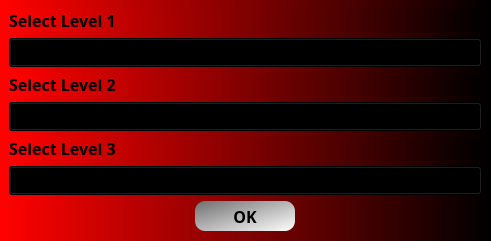
<?xml version="1.0" encoding="UTF-8"?>
<ui version="4.0">
 <class>MainWindow</class>
 <widget class="QMainWindow" name="MainWindow">
  <property name="geometry">
   <rect>
    <x>0</x>
    <y>0</y>
    <width>491</width>
    <height>241</height>
   </rect>
  </property>
  <property name="minimumSize">
   <size>
    <width>100</width>
    <height>200</height>
   </size>
  </property>
  <property name="font">
   <font>
    <family>JetBrains Mono NL SemiBold</family>
    <pointsize>12</pointsize>
    <weight>75</weight>
    <bold>true</bold>
   </font>
  </property>
  <property name="windowTitle">
   <string>TubeHarvest</string>
  </property>
  <property name="autoFillBackground">
   <bool>false</bool>
  </property>
  <property name="styleSheet">
   <string notr="true">background-color: qlineargradient(spread:pad, x1:0, y1:0, x2:1, y2:0, stop:0 rgba(255, 2, 0, 255), stop:1 rgba(0, 0, 0, 255));</string>
  </property>
  <property name="dockNestingEnabled">
   <bool>false</bool>
  </property>
  <widget class="QWidget" name="centralwidget">
   <layout class="QVBoxLayout" name="verticalLayout">
    <item>
     <widget class="QLabel" name="label">
      <property name="font">
       <font>
        <family>JetBrains Mono</family>
        <pointsize>12</pointsize>
        <weight>75</weight>
        <bold>true</bold>
       </font>
      </property>
      <property name="text">
       <string>Select Level 1</string>
      </property>
     </widget>
    </item>
    <item>
     <widget class="QComboBox" name="lvl1_cb">
      <property name="font">
       <font>
        <family>JetBrains Mono NL SemiBold</family>
        <pointsize>12</pointsize>
        <weight>75</weight>
        <bold>true</bold>
       </font>
      </property>
      <item>
       <property name="text">
        <string>URL</string>
       </property>
      </item>
      <item>
       <property name="text">
        <string>Title</string>
       </property>
      </item>
      <item>
       <property name="text">
        <string>Channel Name</string>
       </property>
      </item>
      <item>
       <property name="text">
        <string>Subscribers</string>
       </property>
      </item>
      <item>
       <property name="text">
        <string>Likes</string>
       </property>
      </item>
      <item>
       <property name="text">
        <string>Views</string>
       </property>
      </item>
      <item>
       <property name="text">
        <string>Duration</string>
       </property>
      </item>
      <item>
       <property name="text">
        <string>Comments</string>
       </property>
      </item>
     </widget>
    </item>
    <item>
     <widget class="QLabel" name="label_2">
      <property name="font">
       <font>
        <family>JetBrains Mono</family>
        <pointsize>12</pointsize>
        <weight>75</weight>
        <bold>true</bold>
       </font>
      </property>
      <property name="text">
       <string>Select Level 2</string>
      </property>
     </widget>
    </item>
    <item>
     <widget class="QComboBox" name="lvl2_cb">
      <property name="font">
       <font>
        <family>JetBrains Mono NL SemiBold</family>
        <pointsize>12</pointsize>
        <weight>75</weight>
        <bold>true</bold>
       </font>
      </property>
     </widget>
    </item>
    <item>
     <widget class="QLabel" name="label_3">
      <property name="font">
       <font>
        <family>JetBrains Mono</family>
        <pointsize>12</pointsize>
        <weight>75</weight>
        <bold>true</bold>
       </font>
      </property>
      <property name="text">
       <string>Select Level 3</string>
      </property>
     </widget>
    </item>
    <item>
     <widget class="QComboBox" name="lvl3_cb">
      <property name="font">
       <font>
        <family>JetBrains Mono NL SemiBold</family>
        <pointsize>12</pointsize>
        <weight>75</weight>
        <bold>true</bold>
       </font>
      </property>
     </widget>
    </item>
    <item alignment="Qt::AlignHCenter">
     <widget class="QPushButton" name="ok_btn">
      <property name="minimumSize">
       <size>
        <width>100</width>
        <height>30</height>
       </size>
      </property>
      <property name="font">
       <font>
        <family>JetBrains Mono NL SemiBold</family>
        <pointsize>12</pointsize>
        <weight>75</weight>
        <bold>true</bold>
       </font>
      </property>
      <property name="styleSheet">
       <string notr="true">QPushButton {
border-radius: 10px;

background-color: qlineargradient(spread:pad, x1:0, y1:0, x2:1, y2:1, stop:0 rgba(111, 111, 111, 255), stop:1 rgba(255, 255, 255, 255));
        }

QPushButton:hover {
	color: red;
        }
QPushButton:pressed {
	color: red;
background-color:rgb(255, 255, 255)
        }
</string>
      </property>
      <property name="text">
       <string>OK</string>
      </property>
     </widget>
    </item>
   </layout>
  </widget>
 </widget>
 <resources/>
 <connections>
  <connection>
   <sender>ok_btn</sender>
   <signal>clicked()</signal>
   <receiver>MainWindow</receiver>
   <slot>hide()</slot>
   <hints>
    <hint type="sourcelabel">
     <x>219</x>
     <y>223</y>
    </hint>
    <hint type="destinationlabel">
     <x>219</x>
     <y>293</y>
    </hint>
   </hints>
  </connection>
 </connections>
</ui>
